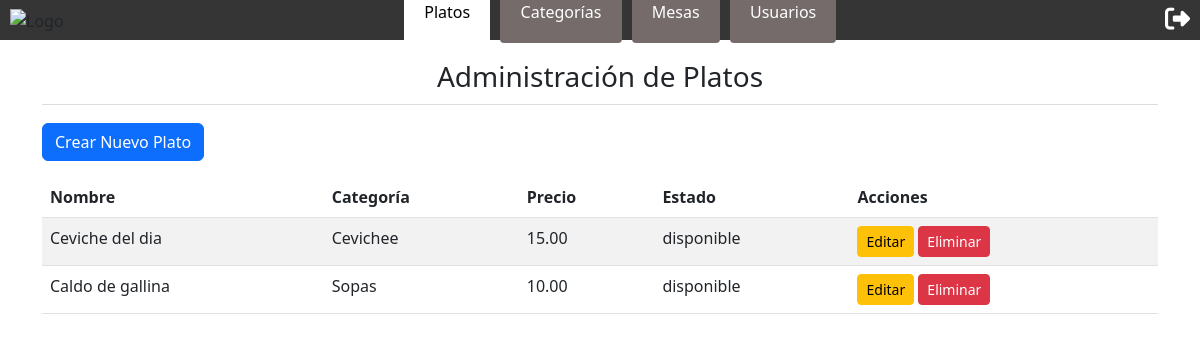
The app's page /platos/ (signed in), older data.
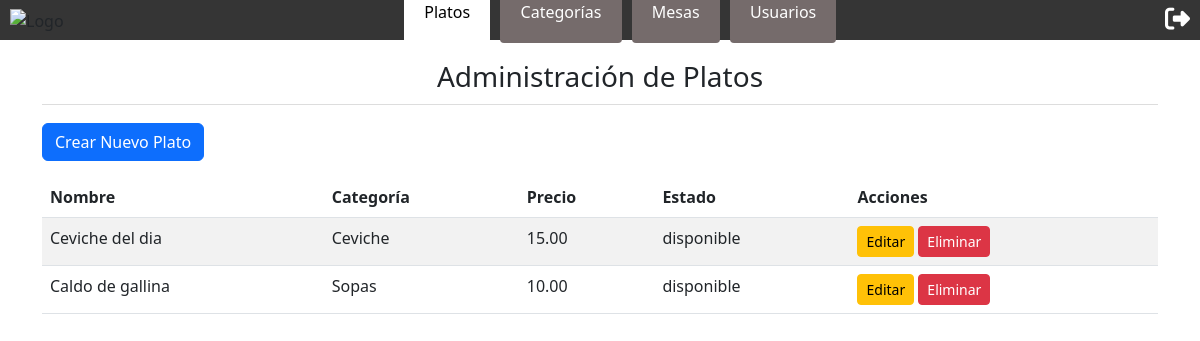
The same page, newer data.
### restaurante_app/models.py (models this page shows, shortened)
class Menu(models.Model):
    MenCod = models.AutoField(primary_key=True)
    CatCod = models.ForeignKey(CategoriaMenu, on_delete=models.CASCADE)
    EstMenCod = models.ForeignKey(EstadoMenu, on_delete=models.CASCADE)
    MenDes = models.CharField(max_length=255)
    MenImg = models.CharField(max_length=500)
    precio = models.DecimalField(max_digits=8, decimal_places=2, default=0.00)  # Nuevo campo para el precio

class CategoriaMenu(models.Model):
    CatCod = models.AutoField(primary_key=True)
    CatDes = models.CharField(max_length=100)
    def __str__(self):
        return f'{self.CatDes}'

class EstadoMenu(models.Model):
    EstMenCod = models.AutoField(primary_key=True)
    EstMenDes = models.CharField(max_length=100)
    def __str__(self):
        return f'{self.EstMenDes}'

### restaurante_app/views.py (the view)
# urls.py: path('platos/', views.platos_admin, name='platos_admin'),
@login_required
def platos_admin(request):
    if request.user.TipUsuCod.TipUsuDes != "Administrador":
        return redirect('index')
    platos = Menu.objects.all()
    return render(request, 'platos_admin.html', {'platos': platos})

### restaurante_app/templates/platos_admin.html (shortened to what this page needs)
{% extends 'base.html' %}
{% block platos %}activo{% endblock %}
{% block content %}
<div class="container">
    <h2>Administración de Platos</h2>
    <a href="{% url 'crear_plato' %}" class="btn btn-primary mb-3">Crear Nuevo Plato</a>
    <table class="table table-striped">
        <thead>
            <tr>
                <th>Nombre</th>
                <th>Categoría</th>
                <th>Precio</th>
                <th>Estado</th>
                <th>Acciones</th>
            </tr>
        </thead>
        <tbody>
            {% for plato in platos %}
            <tr>
                <td>{{ plato.MenDes }}</td>
                <td>{{ plato.CatCod }}</td>
                <td>{{ plato.precio }}</td>
                <td>{{ plato.EstMenCod }}</td>
                <td>
                    <a href="{% url 'editar_plato' plato.MenCod %}" class="btn btn-warning btn-sm">Editar</a>
                    <a href="{% url 'eliminar_plato' plato.MenCod %}" class="btn btn-danger btn-sm">Eliminar</a>
                </td>
            </tr>
            {% endfor %}
        </tbody>
    </table>
</div>
{% endblock %}

Row changes from the older to the newer data that the page shows:
changed through a linked row, Menu "Ceviche del dia": CatCod "Cevichee" → "Ceviche"
